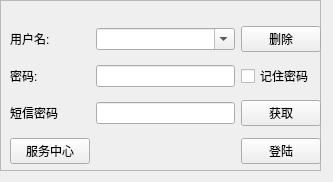
<?xml version="1.0" encoding="UTF-8"?>
<ui version="4.0">
 <class>IlnFrame</class>
 <widget class="QWidget" name="IlnFrame">
  <property name="geometry">
   <rect>
    <x>0</x>
    <y>0</y>
    <width>333</width>
    <height>182</height>
   </rect>
  </property>
  <property name="windowTitle">
   <string>Form</string>
  </property>
  <widget class="QFrame" name="iln_login_frame">
   <property name="geometry">
    <rect>
     <x>0</x>
     <y>0</y>
     <width>321</width>
     <height>171</height>
    </rect>
   </property>
   <property name="frameShape">
    <enum>QFrame::StyledPanel</enum>
   </property>
   <property name="frameShadow">
    <enum>QFrame::Raised</enum>
   </property>
   <widget class="QWidget" name="layoutWidget_5">
    <property name="geometry">
     <rect>
      <x>10</x>
      <y>20</y>
      <width>311</width>
      <height>151</height>
     </rect>
    </property>
    <layout class="QGridLayout" name="gridLayout_6">
     <item row="1" column="0">
      <widget class="QLabel" name="label_13">
       <property name="text">
        <string>密码:</string>
       </property>
      </widget>
     </item>
     <item row="1" column="3">
      <widget class="QCheckBox" name="iln_keepinmine_checkBox">
       <property name="text">
        <string>记住密码</string>
       </property>
      </widget>
     </item>
     <item row="0" column="0">
      <widget class="QLabel" name="label_14">
       <property name="text">
        <string>用户名:</string>
       </property>
      </widget>
     </item>
     <item row="2" column="0">
      <widget class="QLabel" name="label_15">
       <property name="text">
        <string>短信密码</string>
       </property>
      </widget>
     </item>
     <item row="3" column="3">
      <widget class="QPushButton" name="iln_login_pushbutton">
       <property name="text">
        <string>登陆</string>
       </property>
      </widget>
     </item>
     <item row="2" column="3">
      <widget class="QPushButton" name="iln_getsmspas_pushbutton">
       <property name="text">
        <string>获取</string>
       </property>
      </widget>
     </item>
     <item row="0" column="1" colspan="2">
      <widget class="QComboBox" name="iln_user_comboBox">
       <property name="editable">
        <bool>true</bool>
       </property>
       <property name="currentText">
        <string/>
       </property>
      </widget>
     </item>
     <item row="1" column="1" colspan="2">
      <widget class="QLineEdit" name="iln_pass_le">
       <property name="text">
        <string/>
       </property>
       <property name="echoMode">
        <enum>QLineEdit::Password</enum>
       </property>
      </widget>
     </item>
     <item row="3" column="0">
      <widget class="QPushButton" name="iln_service_pushbutton">
       <property name="text">
        <string>服务中心</string>
       </property>
      </widget>
     </item>
     <item row="0" column="3">
      <widget class="QPushButton" name="iln_user_delete_pushButton">
       <property name="text">
        <string>删除</string>
       </property>
      </widget>
     </item>
     <item row="3" column="1" colspan="2" alignment="Qt::AlignHCenter">
      <widget class="QLabel" name="iln_state_label">
       <property name="text">
        <string/>
       </property>
      </widget>
     </item>
     <item row="2" column="1" colspan="2">
      <widget class="QLineEdit" name="iln_smspas_le"/>
     </item>
    </layout>
   </widget>
  </widget>
  <widget class="QFrame" name="iln_info_frame">
   <property name="geometry">
    <rect>
     <x>10</x>
     <y>190</y>
     <width>311</width>
     <height>171</height>
    </rect>
   </property>
   <property name="frameShape">
    <enum>QFrame::StyledPanel</enum>
   </property>
   <property name="frameShadow">
    <enum>QFrame::Raised</enum>
   </property>
   <widget class="QPushButton" name="iln_logout_pushbutton">
    <property name="geometry">
     <rect>
      <x>220</x>
      <y>140</y>
      <width>75</width>
      <height>23</height>
     </rect>
    </property>
    <property name="text">
     <string>登出</string>
    </property>
   </widget>
   <widget class="QWidget" name="layoutWidget_6">
    <property name="geometry">
     <rect>
      <x>11</x>
      <y>10</y>
      <width>291</width>
      <height>121</height>
     </rect>
    </property>
    <layout class="QGridLayout" name="gridLayout_7">
     <item row="0" column="0">
      <widget class="QLabel" name="label_28">
       <property name="text">
        <string>套餐:</string>
       </property>
      </widget>
     </item>
     <item row="1" column="0">
      <widget class="QLabel" name="label_29">
       <property name="text">
        <string>帐号:</string>
       </property>
      </widget>
     </item>
     <item row="3" column="0">
      <widget class="QLabel" name="label_30">
       <property name="text">
        <string>金额:</string>
       </property>
      </widget>
     </item>
     <item row="3" column="1" colspan="2">
      <widget class="QLabel" name="iln_price_label">
       <property name="text">
        <string/>
       </property>
      </widget>
     </item>
     <item row="3" column="3">
      <widget class="QLabel" name="label_31">
       <property name="text">
        <string>时长:</string>
       </property>
      </widget>
     </item>
     <item row="3" column="4" colspan="2">
      <widget class="QLabel" name="iln_offerHour_label">
       <property name="text">
        <string/>
       </property>
      </widget>
     </item>
     <item row="4" column="3">
      <widget class="QLabel" name="label_32">
       <property name="text">
        <string>剩余时长:</string>
       </property>
      </widget>
     </item>
     <item row="4" column="4" colspan="2">
      <widget class="QLabel" name="iln_freeTime_label">
       <property name="text">
        <string/>
       </property>
      </widget>
     </item>
     <item row="0" column="1" colspan="3">
      <widget class="QComboBox" name="iln_card_comboBox"/>
     </item>
     <item row="1" column="1" colspan="3">
      <widget class="QLabel" name="iln_username_label">
       <property name="text">
        <string/>
       </property>
      </widget>
     </item>
     <item row="2" column="3">
      <widget class="QLabel" name="label_33">
       <property name="text">
        <string>失效时间:</string>
       </property>
      </widget>
     </item>
     <item row="2" column="4" colspan="2">
      <widget class="QLabel" name="iln_expTime_label">
       <property name="text">
        <string/>
       </property>
      </widget>
     </item>
     <item row="4" column="0">
      <widget class="QLabel" name="label_34">
       <property name="text">
        <string>已用时长:</string>
       </property>
      </widget>
     </item>
     <item row="4" column="1" colspan="2">
      <widget class="QLabel" name="iln_accuTime_label">
       <property name="text">
        <string/>
       </property>
      </widget>
     </item>
     <item row="2" column="0">
      <widget class="QLabel" name="label_35">
       <property name="text">
        <string>生效时间:</string>
       </property>
      </widget>
     </item>
     <item row="2" column="1" colspan="2">
      <widget class="QLabel" name="iln_effTime_label">
       <property name="text">
        <string/>
       </property>
      </widget>
     </item>
     <item row="0" column="4" alignment="Qt::AlignHCenter">
      <widget class="QCheckBox" name="iln_nowcard_checkBox">
       <property name="text">
        <string/>
       </property>
      </widget>
     </item>
     <item row="0" column="5" alignment="Qt::AlignHCenter">
      <widget class="QLabel" name="iln_leftPercent_label">
       <property name="text">
        <string/>
       </property>
      </widget>
     </item>
    </layout>
   </widget>
   <widget class="QPushButton" name="iln_recharge_pushButton">
    <property name="geometry">
     <rect>
      <x>10</x>
      <y>140</y>
      <width>75</width>
      <height>23</height>
     </rect>
    </property>
    <property name="text">
     <string>充值</string>
    </property>
   </widget>
  </widget>
 </widget>
 <tabstops>
  <tabstop>iln_login_pushbutton</tabstop>
  <tabstop>iln_user_comboBox</tabstop>
  <tabstop>iln_pass_le</tabstop>
  <tabstop>iln_smspas_le</tabstop>
  <tabstop>iln_getsmspas_pushbutton</tabstop>
  <tabstop>iln_keepinmine_checkBox</tabstop>
  <tabstop>iln_user_delete_pushButton</tabstop>
  <tabstop>iln_service_pushbutton</tabstop>
  <tabstop>iln_logout_pushbutton</tabstop>
  <tabstop>iln_card_comboBox</tabstop>
  <tabstop>iln_nowcard_checkBox</tabstop>
 </tabstops>
 <resources/>
 <connections/>
</ui>
